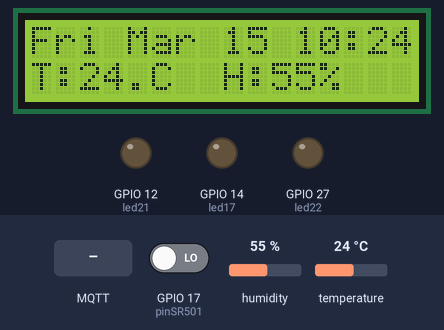
The sketch below on a simulated ESP32. Shown: 16×2 character LCD, output pins drawn as LEDs (lit = HIGH). The test bench sets the inputs (shaded band); at power-on: humidity 55 %, GPIO 17 (pinSR501) LOW, temperature 24 °C. WiFi joins after 1.5 s; servers stay silent unless stated; the local clock reads 2024-03-15 10:24:30 at power-on unless the sketch sets it; random numbers use the default seed unless the sketch sets one; no MQTT or app messages arrive unless stated; what the sketch prints to the serial monitor is not drawn.

Above: at 3.8 s.
3.9 s: MQTT message "R" arrives on the first subscribed topic
At 4.6 s:
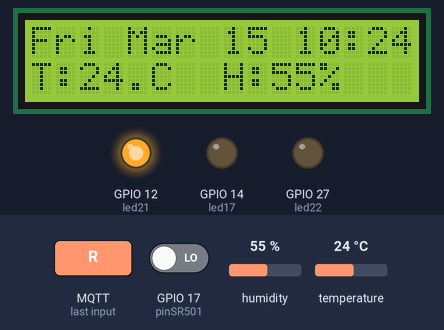
5.4 s: MQTT message "Y" arrives on the second subscribed topic
At 6.4 s:
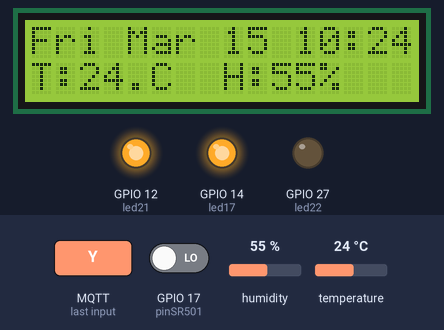
6.9 s: MQTT message "r" arrives on the first subscribed topic
At 7.5 s:
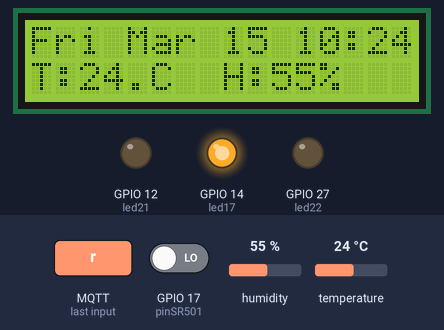
8.4 s: MQTT message "G" arrives on the third subscribed topic
At 8.7 s:
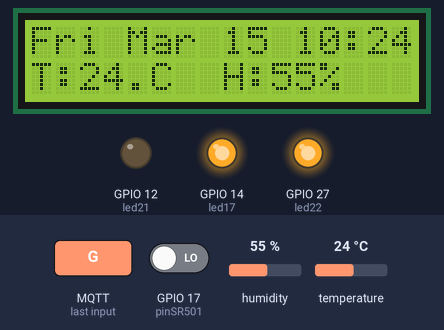
9.9 s: MQTT message "y" arrives on the second subscribed topic
At 10.6 s:
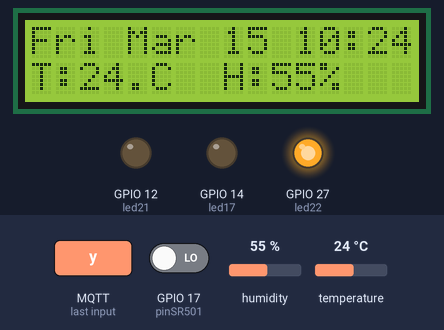
11.4 s: humidity set to 22 %
At 12.7 s:
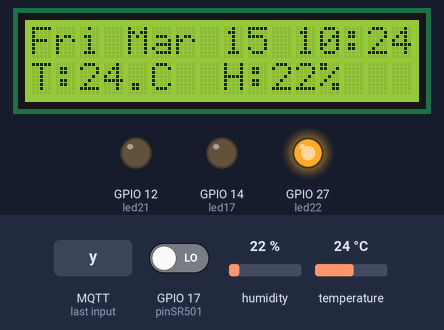
Timing chart, 0 to 14.4 s (numbered marks = the images above; inputs shaded):
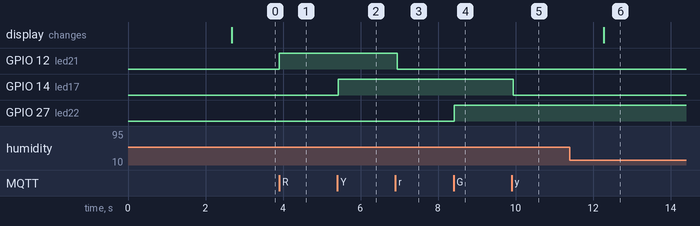

Measured:
- after the input at 3.9 s, GPIO 12 (led21): LOW → HIGH at once
- after the input at 5.4 s, GPIO 14 (led17): LOW → HIGH at once
- after the input at 6.9 s, GPIO 12 (led21): HIGH → LOW after 0.05 s
- after the input at 8.4 s, GPIO 27 (led22): LOW → HIGH at once
- after the input at 9.9 s, GPIO 14 (led17): HIGH → LOW at once

The sketch:

DHT22_mqtt_information-dep-includeTime-3control-LCD.ino
```cpp
// esp32 GPIO21=> SDA
// esp32 GPIO22=> SCL
#include <LiquidCrystal_PCF8574.h> //LCD1602用
#include "soc/soc.h"  //解決 brownout detector問題
#include "soc/rtc_cntl_reg.h"  //解決 brownout detector問題

#include "WiFi.h"
#include <PubSubClient.h> //請先安裝PubSubClient程式庫
#include <SimpleDHT.h>
#include<time.h>

LiquidCrystal_PCF8574 lcd(0x27);  // 設定i2c位址，一般情況就是0x27和0x3F兩種

//---抓取網路時間---
char* ntpServer="pool.ntp.org";
uint16_t utcOffset=28800;  //UTC+8偏移量
uint8_t daylightOffset=0; //夏令時間

// ------ 以下修改成你自己的WiFi帳號密碼 ------
//char ssid[] = "IE-office";
//char password[] = "20632063";
char ssid[] = "HHVS_wireless";
char password[] = "";

//------ 以下修改成你DHT22腳位 ------
int pinDHT22 = 16;
SimpleDHT22 dht22(pinDHT22);
//-------SR-501 PIR 腳位----------
int pinSR501=17;

//----LED腳位--------
int led21=12;
int led17=14;
int led22=27;

// ------ 以下修改成你MQTT設定 ------
//char* MQTTServer = "mqtt.eclipseprojects.io";//免註冊MQTT伺服器
//int MQTTPort = 1883;//MQTT Port
char* MQTTServer = "210.60.50.184";
int MQTTPort = 1883;//School MQTT Port
char* MQTTUser = "";//不須帳密
char* MQTTPassword = "";//不須帳密
char* MQTTPubTopic1 = "hhvs/ie/DHT22/temp";//推播主題1:推播溫度(記得改Topic)
char* MQTTPubTopic2 = "hhvs/ie/DHT22/humi";//推播主題2:推播濕度(記得改Topic)
char* MQTTPubTopic3 = "hhvs/ie/SR-501";//推播主題3:推播是否有人進入
char* MQTTPubTopic4 = "hhvs/time";//推播主題4:推播現在時間

char* MQTTSubTopic1 = "hhvs/ie/led21";//訂閱主題1:改變led21燈號(記得改Topic)
char* MQTTSubTopic2 = "hhvs/ie/led17";//訂閱主題2:改變led17燈號(記得改Topic)
char* MQTTSubTopic3 = "hhvs/ie/led22";//訂閱主題3:改變led22燈號(記得改Topic)
long MQTTLastPublishTime;//此變數用來記錄推播時間
long MQTTPublishInterval = 1000;//每1秒推撥一次
WiFiClient WifiClient;
PubSubClient MQTTClient(WifiClient);

void setup()
{
  WRITE_PERI_REG(RTC_CNTL_BROWN_OUT_REG, 0); //disable brownout detector解決 brownout detector問題
  Serial.begin(115200);
  pinMode(led21, OUTPUT);//紅色led21燈
  pinMode(led17, OUTPUT);//黃色led17燈
  pinMode(led22, OUTPUT);//綠色led22燈

  //開始WiFi連線
  WifiConnecte();

  //開始MQTT連線
  MQTTConnecte();

  pinMode(pinSR501,INPUT); //讀取SR-501腳位
  //=====取得網路時間======
   configTime(utcOffset,daylightOffset,ntpServer);
   delay(1000);
  //=====================

  //=====初始化LCD1602=====
  lcd.begin(16, 2); // 初始化LCD
  //lcd.begin(20, 4); // 如果是20x4的LCD就是用這行
  lcd.setBacklight(150); //背光
  lcd.clear();//清除
  lcd.setCursor(0, 0);  //設定游標位置 (字,行)

  //=================================
}

void loop()
{
  struct tm now;  //宣告分解時間結構變數

  //如果WiFi連線中斷，則重啟WiFi連線
  if (WiFi.status() != WL_CONNECTED) { WifiConnecte(); }

  //如果MQTT連線中斷，則重啟MQTT連線
  if (!MQTTClient.connected()) {  MQTTConnecte(); }

  //如果距離上次傳輸已經超過10秒，則Publish溫溼度
  if ((millis() - MQTTLastPublishTime) >= MQTTPublishInterval )
  {
    //讀取溫濕度
    byte temperature = 0;
    byte humidity = 0;
    ReadDHT(&temperature, &humidity);
    //讀取SR-501偵測資料
    int sr501Value=digitalRead(pinSR501);
    //====抓取網路時間===
    if(!getLocalTime(&now))  //取得本地時間
    {
      Serial.println("無法取得網路時間...");
      return;
    }
    String a=asctime(&now);
    lcd.setCursor(0, 0);  //設定游標位置 (字,行)
    lcd.print(a);   //將網路日期時間輸出到LCD第一行

   //================


    // ------ 將DHT22溫度送到MQTT主題 ------
    MQTTClient.publish(MQTTPubTopic1, String(temperature).c_str());
    MQTTClient.publish(MQTTPubTopic2, String(humidity).c_str());
    MQTTClient.publish(MQTTPubTopic3, String(sr501Value).c_str());
    MQTTClient.publish(MQTTPubTopic4, a.c_str());
    Serial.println("溫溼度已推播到MQTT Broker");
    MQTTLastPublishTime = millis(); //更新最後傳輸時間


  }

  MQTTClient.loop();//更新訂閱狀態
  delay(50);


}

//讀取DHT22溫濕度
void ReadDHT(byte *temperature, byte *humidity) {
  int err = SimpleDHTErrSuccess;
  if ((err = dht22.read(temperature, humidity, NULL)) !=
      SimpleDHTErrSuccess) {
    Serial.print("讀取失敗,錯誤訊息=");
    Serial.print(SimpleDHTErrCode(err));
    Serial.print(",");
    Serial.println(SimpleDHTErrDuration(err));
    delay(1000);
    return;
  }
  Serial.print("DHT讀取成功：");
  Serial.print((int)*temperature);
  Serial.print(" *C, ");
  Serial.print((int)*humidity);
  Serial.println(" H");
  lcd.setCursor(0, 1);  //設定游標位置 (字,行)
  lcd.print("T:");
  lcd.print((int)*temperature);   //第2行第1字顯示溫度
  lcd.print(".C");
  lcd.setCursor(8, 1);  //設定游標位置 (第8字,第1行)
  lcd.print("H:");
  lcd.print((int)*humidity);     //第2行第9字顯示濕度
  lcd.print("%");
}

//WiFi連線副程式
void WifiConnecte() {
  //開始WiFi連線
  WiFi.begin(ssid, password);
  while (WiFi.status() != WL_CONNECTED) {
    delay(500);
    Serial.print(".");
  }
  Serial.println("WiFi連線成功");
  Serial.print("IP Address:");
  Serial.println(WiFi.localIP());
}

//開始MQTT連線
void MQTTConnecte() {
  MQTTClient.setServer(MQTTServer, MQTTPort);
  MQTTClient.setCallback(MQTTCallback);
  while (!MQTTClient.connected()) {
    //以亂數為ClietID
    String  MQTTClientid = "esp32-" + String(random(1000000, 9999999));
    if (MQTTClient.connect(MQTTClientid.c_str(), MQTTUser, MQTTPassword))
    {
      //連結成功，顯示「已連線」。
      Serial.println("MQTT已連線");
      //訂閱SubTopic1主題
      MQTTClient.subscribe(MQTTSubTopic1);  //訂閱subtopic1
      MQTTClient.subscribe(MQTTSubTopic2);  //訂閱subtopic2
      MQTTClient.subscribe(MQTTSubTopic3);  //訂閱subtopic3

    } else {
      //若連線不成功，則顯示錯誤訊息，並重新連線
      Serial.print("MQTT連線失敗,狀態碼=");
      Serial.println(MQTTClient.state());
      Serial.println("五秒後重新連線");
      delay(5000);
    }
  }
}

//接收到訂閱時
void MQTTCallback(char* topic, byte* payload, unsigned int length)
{
  Serial.print(topic); Serial.print("訂閱通知:");
  String payloadString;//將接收的payload轉成字串
  //顯示訂閱內容
  for (int i = 0; i < length; i++)
  {
    payloadString = payloadString + (char)payload[i];
  }
  Serial.println(payloadString);

  //比對主題是否為訂閱主題1
  if (strcmp(topic, MQTTSubTopic1) == 0)
  {
    Serial.println("改變燈號：" + payloadString);
    if (payloadString == "R")
  {
      digitalWrite(led21, HIGH);
    }
    if (payloadString == "r")
  {
      digitalWrite(led21, LOW);
    }
  }

  //比對主題是否為訂閱主題2
  if (strcmp(topic, MQTTSubTopic2) == 0)
  {
    Serial.println("改變燈號：" + payloadString);
    if (payloadString == "Y")
  {
      digitalWrite(led17, HIGH);
    }
    if (payloadString == "y")
  {
      digitalWrite(led17, LOW);
    }
  }

  //比對主題是否為訂閱主題3
  if (strcmp(topic, MQTTSubTopic3) == 0)
  {
    Serial.println("改變燈號：" + payloadString);
    if (payloadString == "G")
  {
      digitalWrite(led22, HIGH);
    }
    if (payloadString == "g")
  {
      digitalWrite(led22, LOW);
    }
  }


}
```
